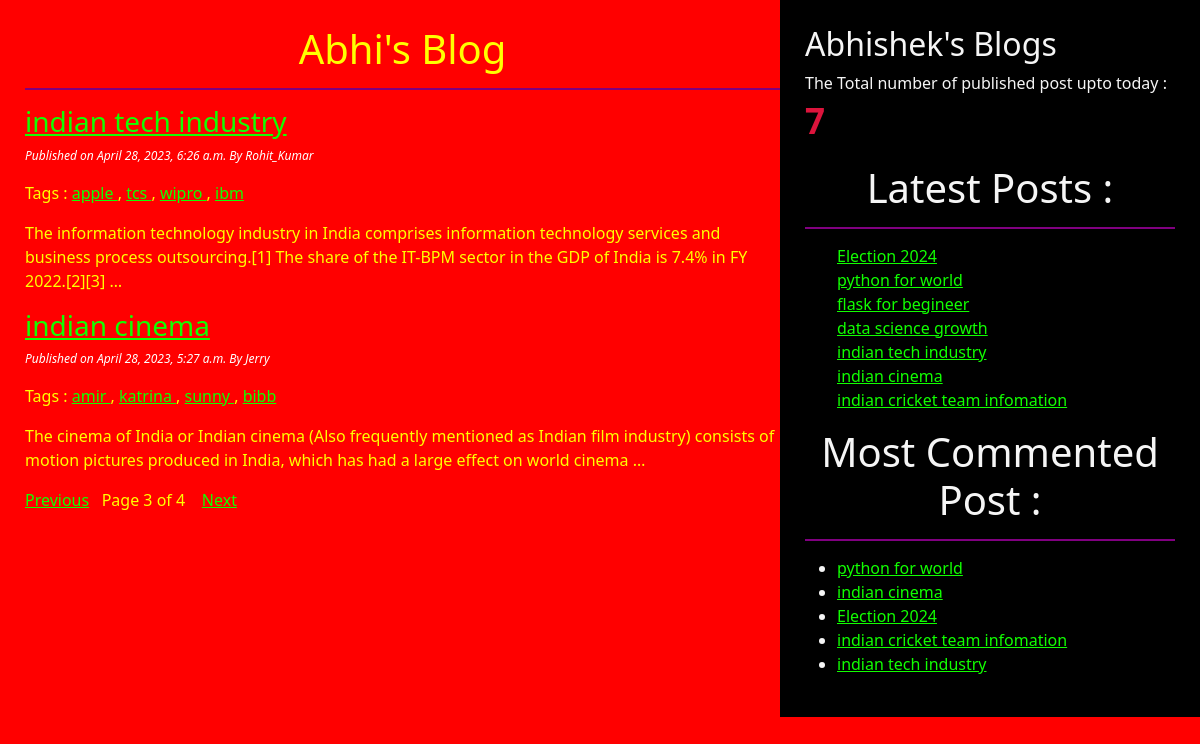
/?page=3, run on the app's committed database.
### testapp/models.py (models this page shows, shortened)
class Post(models.Model):
    STATUS_CHOICE = (('draft',"Draft"),('published','Published'))
    title = models.CharField(max_length=256)
    slug = models.SlugField(max_length=264,unique_for_date='publish')
    author = models.ForeignKey(User,related_name='blog_post',on_delete=models.CASCADE)
    body = models.TextField()
    publish = models.DateTimeField(default=timezone.now)
    created = models.DateTimeField(auto_now_add=True)
    updated = models.DateTimeField(auto_now=True)
    status = models.CharField(max_length=10,choices=STATUS_CHOICE,default='draft')
    objects = CustomManager()
    tags = TaggableManager()
    class Meta:
        ordering = ('-publish',)
    def get_absolute_url(self):
        return reverse("post_detail", args=[self.publish.year,self.publish.strftime('%m'),self.publish.strftime('%d'),self.slug])

### testapp/views.py (the view)
# urls.py: path('', views.post_list_view),
def post_list_view(request,tag_slug=None):
    post_list = Post.objects.all()
    tag=None
    if tag_slug:
        tag = get_object_or_404(Tag,slug=tag_slug)
        post_list = post_list.filter(tags__in=[tag])
    paginator =Paginator(post_list,2)
    page_number = request.GET.get('page')
    try:
        post_list = paginator.page(page_number)
    except PageNotAnInteger:
        post_list = paginator.page(1)
    except EmptyPage:
        post_list = paginator.page(paginator.num_pages)
    return render(request,'testapp/post_list.html',{'post_list':post_list,'tag':tag})

### testapp/models.py (called while the page is built)
    def get_queryset(self):
        return super().get_queryset().filter(status='published')

### testapp/templatetags/testapp_tags.py (called while the page is built)
@register.simple_tag
def total_posts():
    return Post.objects.count()

@register.inclusion_tag('testapp/latest_posts123.html')
def show_latest_post(count=4):
    latest_post = Post.objects.order_by('-publish')[:count]
    return {'latest_post':latest_post}

@register.simple_tag
def get_most_commented_post(count=5):
    return Post.objects.annotate(total_comments=Count('comments')).order_by('-total_comments')[:count]

### templates/testapp/post_list.html (shortened to what this page needs)
<!DOCTYPE html>
{% extends 'testapp/base.html' %}
        {% block body_block %}
            <h1>Abhi's Blog</h1>
            {% for post in post_list %}
                <a href="{{post.get_absolute_url}}"><h3>{{post.title}}</h3></a>
                <p id='date'> Published on {{post.publish}} By {{post.author | title}} </p>
                <p>Tags :
                    {% for tag in post.tags.all  %}
                        <a href="{% url 'post_list_by_tag_name' tag.slug %}"> {{tag.name}} </a>
                        {% if not forloop.last %} , {% endif %}
                    {% endfor %}
                </p>
                {{post.body|truncatewords:30|linebreaks}}
            {% endfor %}
            {% include 'testapp/pagination.html' with page=post_list %}
        {% endblock  %}

### templates/testapp/base.html (shortened to what this page needs)
<!DOCTYPE html>
{% load testapp_tags %}
{% load static %}
<html lang="en">
<head>
    <link href="https://cdn.jsdelivr.net/npm/bootstrap@5.1.3/dist/css/bootstrap.min.css" rel="stylesheet">
    <link rel="stylesheet" href="{% static 'css/blog.css' %}">
</head>
<body>
    <div class="content">
        {% block body_block %}
        {% endblock  %}
    </div>
    <div class="sidebar">
        <h2>Abhishek's Blogs</h2>
        <p>The Total number of published post upto today : <span id='pcount'>{% total_posts %}</span></p>
        <h1>Latest Posts :</h1> {% show_latest_post 50 %}
        <h1>Most Commented Post :</h1>
        {% get_most_commented_post as most_commented_post %}
         <ul>
            {% for post in most_commented_post %}
            <li> <a href="{{post.get_absolute_url}}">{{post.title}}</a> </li>
            {% endfor %}
        </ul>
    </div>
</body>
</html>

### templates/testapp/latest_posts123.html (shortened to what this page needs)
<ul>
    {% for post in latest_post %}
        <a href="{{post.get_absolute_url}}"> {{post.title}} </a> <br>
    {% endfor %}
</ul>

### static/css/blog.css (style rules this page uses)
.content { width: 65%; float: left; padding: 25px 0 0 25px; background-color: red; color: yellow; height: 100%; }
.sidebar { width: 35%; float: right; padding: 25px; background-color: black; color: whitesmoke; height: 100%; }
h1 { text-align: center; border-bottom: 2px solid purple; margin-bottom: 15px; padding-bottom: 15px; }
#date { color: white; font-size: 12px; font-style: italic; }
a { color: rgb(17, 255, 0); }
body { background-color: red; }
#pcount { font-size: 35px; font-weight: 900; color: crimson; }

### data on the page
Post: title "indian tech industry", publish "April 28, 2023, 6:26 a.m.", author "Rohit_Kumar", body "The information technology industry in India comprises information technology services and business process outsourcing.[1] The share of the IT-BPM sector in the GDP of India is 7.4% in FY 2022.[2][3] …"
Tag: name "apple"
Tag: name "tcs"
Tag: name "wipro"
Tag: name "ibm"
Post: title "indian cinema", publish "April 28, 2023, 5:27 a.m.", author "Jerry", body "The cinema of India or Indian cinema (Also frequently mentioned as Indian film industry) consists of motion pictures produced in India, which has had a large effect on world cinema …"
Tag: name "amir"
Tag: name "katrina"
Tag: name "sunny"
Tag: name "bibb"
Post: title "Election 2024"
Post: title "python for world"
Post: title "flask for begineer"
Post: title "data science growth"
Post: title "indian cricket team infomation"

### other printed values
{{ page.number }} "3"
{{ page.paginator.num_pages }} "4"
